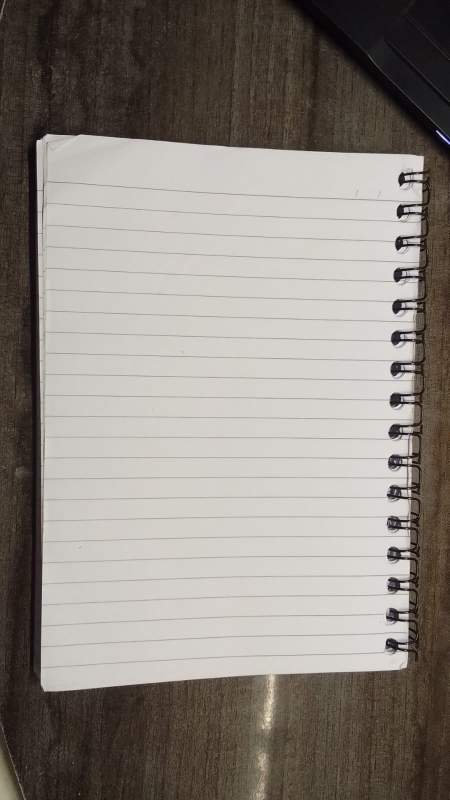
#> input picture sizeCalc/book.jpg, 899 x 1599 px, given in place of the camera (shown at 1/2 size)
$ python sizeCalc.py
#> lines starting #> are read from the running program, lines starting #| are printed output that depends on the picture; after the words box and inside, x2 and y2 are one past the last pixel; in counts of white or black regions, pixels touching at a corner belong together
# todo: CONVERT PIXEL INTO CM
import cv2
import numpy as np
cap = cv2.VideoCapture(0)
while(True):
    # frame = cv2.imread('C:\\Users\\DELL\\Desktop\\yash\\python\\cv\\sizeCalc\\newCards.jpg')
    # frame = cv2.resize(frame,(0,0),fx=0.5,fy=0.4)
    ret, frame = cap.read()
#> frame is the input picture: shape (1599, 899, 3); mean B, G, R 128.5, 135.1, 141.3
    gray = cv2.cvtColor(frame,cv2.COLOR_BGR2GRAY)
    # ret, threshold = cv2.threshold(gray,127,255,0) # thresholding for removing bg 2nd arg is min val of threshold and 3rd arg is max val to be given to pixel

    threshold = cv2.adaptiveThreshold(
    gray, 255, cv2.ADAPTIVE_THRESH_GAUSSIAN_C, cv2.THRESH_BINARY, 11, 2
    )
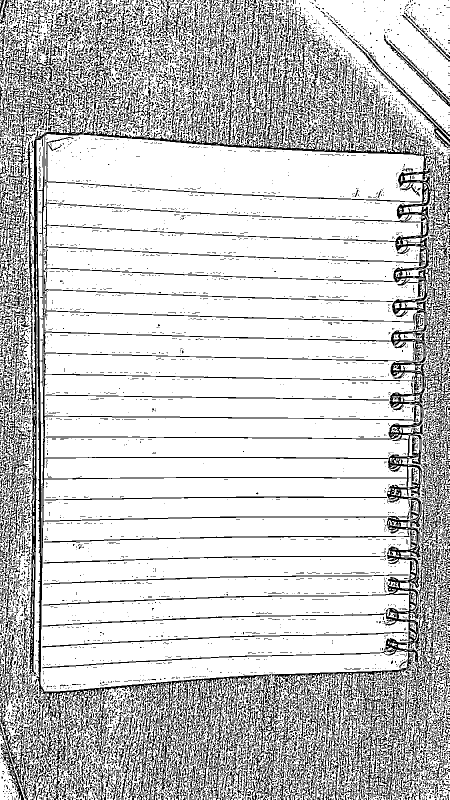
#> threshold: shape (1599, 899) (shown at 1/2 size); 79.1% white; black in thin lines or dots

    edges = cv2.Canny(gray, 50, 150)
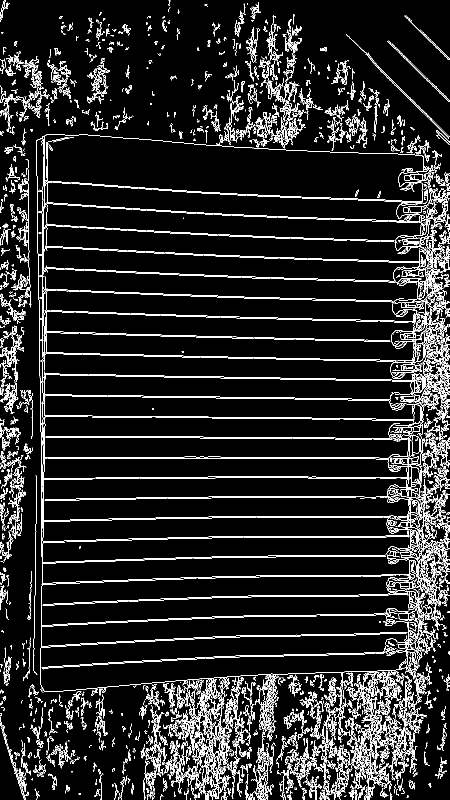
#> edges: shape (1599, 899) (shown at 1/2 size); 9.2% white in thin lines or dots
    kernel = np.ones((5,5))
    imgDial = cv2.dilate(edges,kernel, iterations = 3) #Expands white regions (foreground) by adding pixels to object boundarie Why it's used: Helps to close small gaps in the thresholded image, such as noise or disconnected parts of the card edges.
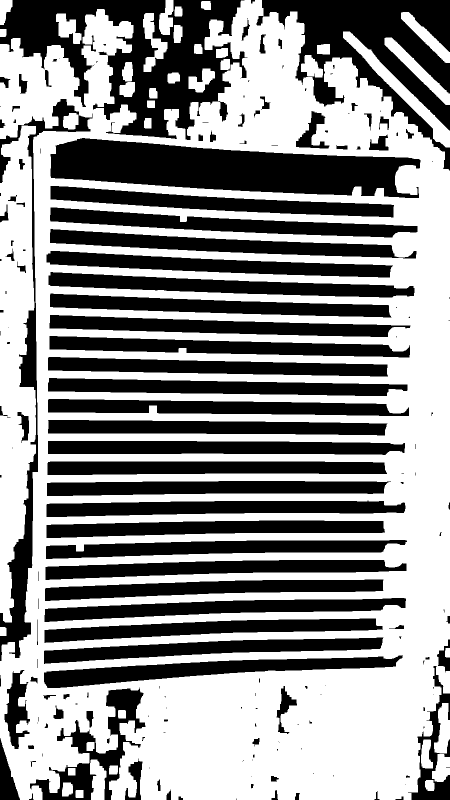
#> imgDial: shape (1599, 899) (shown at 1/2 size); 55.3% white; 187 black regions (80 under 20 px), largest, box (x1, y1, x2, y2) and area: (0, 0, 495, 280) 61191, (101, 276, 841, 396) 55518, (512, 0, 899, 341) 48282
    imgThre = cv2.erode(imgDial,kernel, iterations = 2) #Shrinks white regions by removing pixels from object boundaries. Why it's used: Removes small noise regions and smooths object edges.
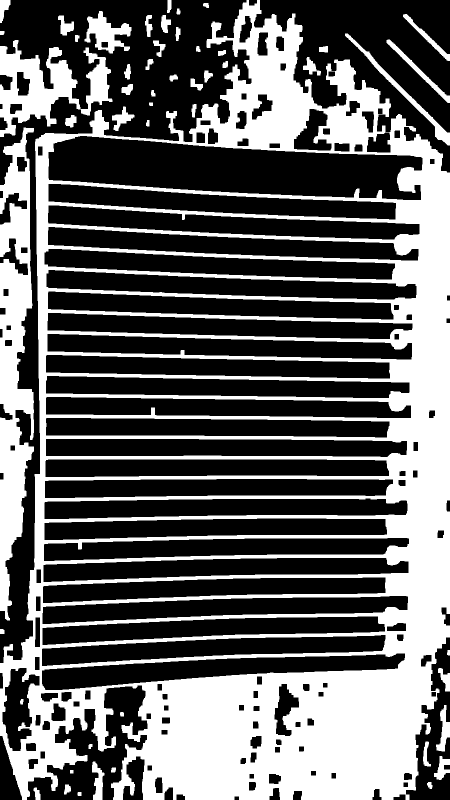
#> imgThre: shape (1599, 899) (shown at 1/2 size); 37.8% white; 51 white regions
    contours, hierarchy = cv2.findContours(imgThre,cv2.RETR_TREE,cv2.CHAIN_APPROX_SIMPLE) #second is contour retrieval mode, third is contour approximation method.
#> contours = 169 contours; largest, box (x1, y1, x2, y2) and area: (0, 0, 899, 1599) 1118420, (96, 271, 846, 401) 64254, (0, 255, 68, 1241) 39050, (95, 410, 840, 480) 25688, (83, 1306, 811, 1381) 25686
    # contours is the py list of all (x,y) cods of outine
    # cv2.drawContours(frame,contours,-1,(0,255,255),4) # 2nd arg is the list of points , 3rd arg is to specify which point to be drawn -1 means all

    for cont in contours:
        perimeter = cv2.arcLength(cont,True)

        approx = cv2.approxPolyDP(cont,0.02*perimeter,True) # reduces number of vertices and simplify the polygon
        # print(approx)
        area = cv2.contourArea(cont,True)
        font = cv2.FONT_HERSHEY_SIMPLEX
        if abs(area)>500:
                # rect = cv2.minAreaRect(cont)  # rect contains (center, (width, height), angle)
                # box = cv2.boxPoints(rect)    # Get the 4 corners of the rectangle
                # box = np.int0(box)
                # Draw the rectangle on the image
            if len(approx) ==4:
                x,y,w,h = cv2.boundingRect(approx)
                cv2.drawContours(frame, [approx], 0, (0, 255, 0), 2)
                cv2.putText(frame, f"Rectangle: {int(abs(area))}", (x, y), cv2.FONT_HERSHEY_SIMPLEX, 0.5, (0, 0, 255), 2)
            elif len(approx) == 3:
                x,y,w,h = cv2.boundingRect(approx)
                cv2.drawContours(frame, [approx], 0, (0, 255, 0), 2)
                cv2.putText(frame, f"Triangle: {int(abs(area))}", (x, y), cv2.FONT_HERSHEY_SIMPLEX, 0.5, (0, 0, 255), 2)
            elif len(approx) >20:
                x,y,w,h = cv2.boundingRect(approx)
                cv2.drawContours(frame, [approx], 0, (0, 255, 0), 2)
                cv2.putText(frame, f"Circle: {int(abs(area))}", (x, y), cv2.FONT_HERSHEY_SIMPLEX, 0.5, (0, 0, 255), 2)
#> this loop made 169 passes
#> (perimeter, approx, area, x, y, w, h) on passes 44, 46, 52: (376.6, [[773, 80], [898, 205], [898, 191]], -1483, 773, 80, 126, 126), (648.8, [[690, 67], [898, 290], [898, 265]], -2822, 690, 67, 209, 224), (283.9, [[806, 29], [898, 121], [898, 108]], -1037.5, 806, 29, 93, 93)
#> (perimeter, area, x, y, w, h) on passes 106, 109, 110, 112, 113, 115: (1462.2, 23190, 83, 1270, 689, 62), (139.1, 613.5, 69, 1234, 12, 61), (1454.6, 23016.5, 84, 1254, 687, 36), (1551.9, 24425.5, 84, 1193, 733, 55), (1452.2, 23257, 85, 1155, 687, 51), (1548.1, 24363.5, 86, 1123, 732, 41)
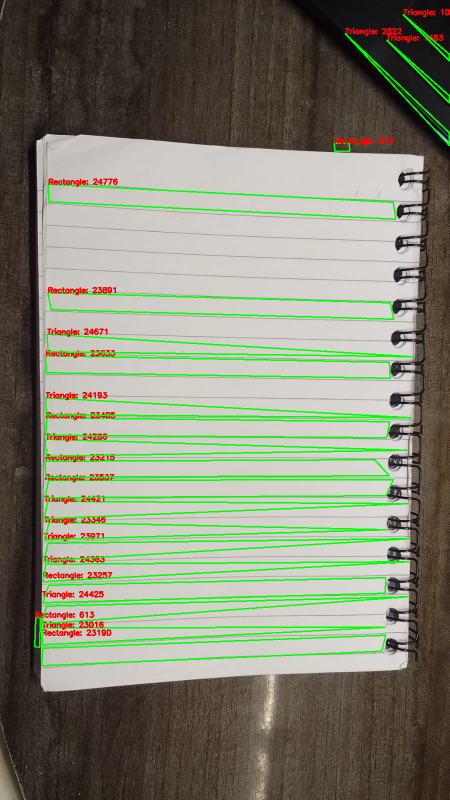
#> frame: shape (1599, 899, 3) (shown at 1/2 size); 6.49% of pixels changed, all inside (x1, y1, x2, y2) = (68, 17, 899, 1333)

    cv2.imshow('frame',frame)
    if cv2.waitKey(1)==ord('q'):
#> (key q is pressed here)
        break

cv2.destroyAllWindows()
